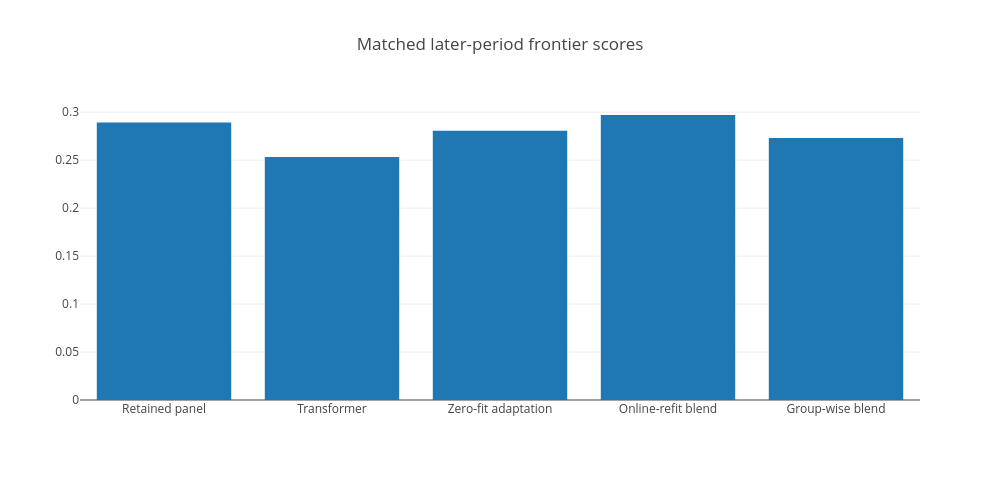

Source (notebook cell):
### Markdown cell above
# Commodity forecasting | Frontier research ledger
**Alvaro Mendizabal** · executed aggregate-evidence presentation

No model fitting or restricted competition rows are included.

### Code cell
import plotly.graph_objects as go
families=['Retained panel','Transformer','Zero-fit adaptation','Online-refit blend','Group-wise blend']
scores=[0.2893649296119325,0.2532312989035328,0.2807133550080609,0.2971141398128422,0.27325045742086795]
fig=go.Figure(go.Bar(x=families,y=scores,text=[f'{x:.6f}' for x in scores],textposition='outside'))
fig.add_hline(y=0.2893649296119325,line_dash='dash')
fig.update_layout(title='Matched later-period frontier scores',yaxis_title='Local metric',width=1000,height=480)
fig.show()

### Figure 1 — Plotly figure (JSON) as saved in the notebook; plotly's stock layout.template omitted (floating-point values rounded to 4 significant figures)
{"data": [{"type": "bar", "x": ["Retained panel", "Transformer", "Zero-fit adaptation", "Online-refit blend", "Group-wise blend"], "y": [0.2894, 0.2532, 0.2807, 0.2971, 0.2733]}], "layout": {"title": {"text": "Matched later-period frontier scores"}, "width": 1000, "height": 480}}
